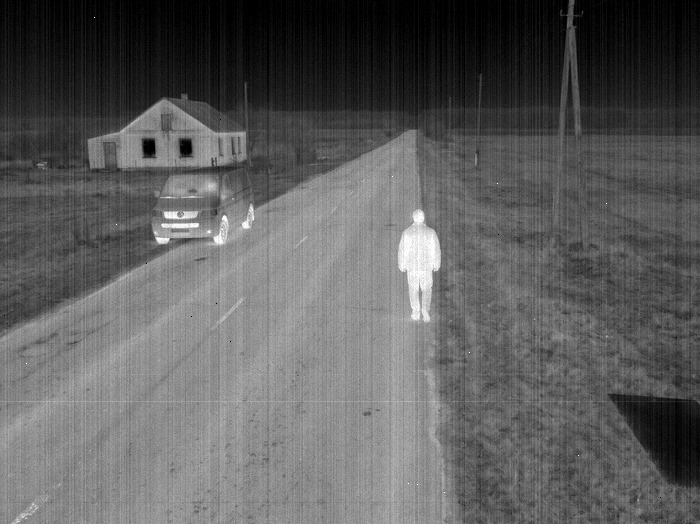
#> input picture lesson12/gen/p14_raw.jpg, 700 x 524 px
$ python p44_bridge.py ../lesson12/gen/p14_raw.jpg ../lesson12/gen/p11_smear.jpg
#> lines starting #> are read from the running program, lines starting #| are printed output that depends on the picture
"""Slide 44 (bridge to lesson 12): f·ω·Δt chart for the left card, active-vs-passive illustration for the right card.

Usage: p44_bridge.py <illustration.png> <out_dir>
The illustration is a Gemini render without text (prompts in versions/); this script crops it, matches its
background to the card fill and adds the Ukrainian labels. Both outputs are 3.17:1 to fit the free area of a card.
"""
import os
import sys

import matplotlib
matplotlib.use("Agg")
import matplotlib.pyplot as plt
import numpy as np
from PIL import Image, ImageDraw, ImageFont

ill_path, out_dir = sys.argv[1], sys.argv[2]
plt.rcParams["font.family"] = "Segoe UI"

CARD = (30, 33, 36)  # card fill on the slide, #1e2124
CARD_HEX = "#1e2124"
FG = "#e8e8e8"
MUTED = "#8a8d93"
TEAL = "#2ec4b6"
ORANGE = "#f07a1e"
F_LWIR = 320 / np.tan(np.radians(22.5))  # 640 px, HFOV 45° (sim12.py): ≈ 773 px

# ---- left card: shift in px = f · ω · Δt ----
fig, ax = plt.subplots(figsize=(6.33, 2.0), facecolor=CARD_HEX)
fig.subplots_adjust(left=0.09, right=0.84, top=0.85, bottom=0.25)
ax.set_facecolor(CARD_HEX)
dt = np.linspace(0, 40, 200)  # ms
for w, col in [(10, "#7fd8cf"), (30, TEAL), (90, "#1b8f86")]:
    px = F_LWIR * np.radians(w) * dt / 1000
    ax.plot(dt, px, color=col, lw=2)
    # label at the right edge, or where the line leaves the top
    if px[-1] <= 20:
        ax.text(40.8, px[-1], f"{w} °/с", color=col, fontsize=11, va="center")
    else:
        x_top = 20 / (F_LWIR * np.radians(w) / 1000)
        ax.text(x_top + 0.6, 19.2, f"{w} °/с", color=col, fontsize=11, va="top")
ax.axhline(1, color=ORANGE, lw=1.2, ls="--")
ax.text(40.8, 1, "1 px", color=ORANGE, fontsize=11, va="center")
p = F_LWIR * np.radians(30) * 0.010
ax.plot([10], [p], "o", color="white", ms=6, zorder=5)
ax.annotate(f"30 °/с × 10 мс ≈ {p:.0f} px", (10, p), (14.5, 10.5), color=FG, fontsize=11,
            arrowprops=dict(arrowstyle="-", color=FG, lw=1))
ax.set_xlim(0, 40)
ax.set_ylim(0, 20)
ax.set_xlabel("розсинхрон Δt, мс", color=MUTED, fontsize=11, labelpad=2)
ax.set_ylabel("зсув, px", color=MUTED, fontsize=11)
ax.set_title(f"зсув = f · ω · Δt,   f ≈ {F_LWIR:.0f} px (LWIR 640 px, HFOV 45°)",
             color=FG, fontsize=11.5, loc="left", pad=8)
ax.tick_params(colors=MUTED, labelsize=10)
for side in ("top", "right"):
    ax.spines[side].set_visible(False)
for side in ("left", "bottom"):
    ax.spines[side].set_color(MUTED)
fig.savefig(os.path.join(out_dir, "p44_fwdt.png"), dpi=330, facecolor=CARD_HEX)
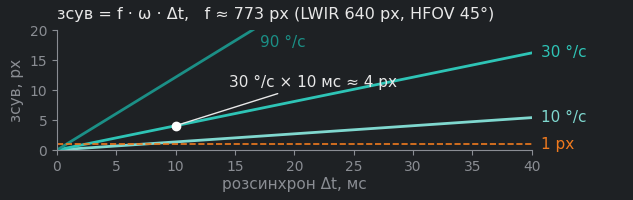
#> figure drawn by matplotlib, 1 panel; curve peaks at x = 40, y = 5.39; curve peaks at x = 40, y = 16.18; curve peaks at x = 40, y = 48.54
plt.close(fig)

# ---- right card: illustration with labels ----
im = Image.open(ill_path).convert("RGB")
W, H = im.size
#> W = 700; H = 524
im = im.crop((0, round(0.186 * H), W, round(0.186 * H) + round(W / 3.17)))
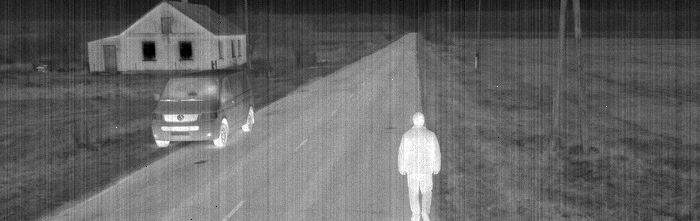
#> im: PIL image 700x221 RGB; min 0, max 255, mean 99.7
a = np.asarray(im).astype(float)
bg = np.median(np.concatenate([a[:20, :20].reshape(-1, 3), a[:20, -20:].reshape(-1, 3)]), axis=0)
#> bg = [40, 40, 40]
a += np.array(CARD) - bg  # match the Gemini background to the card fill
# fade the borders to the exact card colour so no rectangle edge shows on the slide
h, w = a.shape[:2]
#> h = 221; w = 700
r = 60
yy = np.minimum(np.arange(h), np.arange(h)[::-1])[:, None]
xx = np.minimum(np.arange(w), np.arange(w)[::-1])[None, :]
m = np.clip(np.minimum(yy, xx) / r, 0, 1)[..., None]
a = m * a + (1 - m) * np.array(CARD)
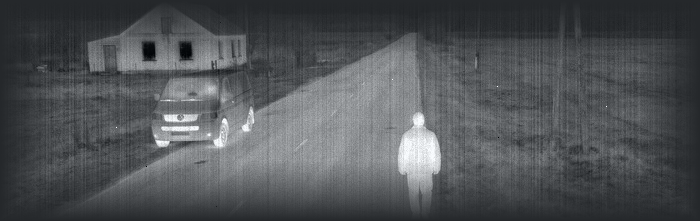
#> a: shape (221, 700, 3) float64; mean R, G, B 74.2, 77.2, 80.2; drawn with min black and max white
im = Image.fromarray(a.clip(0, 255).astype(np.uint8))

d = ImageDraw.Draw(im)
font = ImageFont.truetype(r"C:\Windows\Fonts\segoeui.ttf", 92)
bold = ImageFont.truetype(r"C:\Windows\Fonts\segoeuib.ttf", 92)
y = im.size[1] - 45
#> y = 176
for cx, col, head, rest in [(w * 0.25, TEAL, "Активні: ", "світять і ловлять відбиття"),
                            (w * 0.75, ORANGE, "Пасивний: ", "лише приймає тепло")]:
    tw = d.textlength(head, font=bold) + d.textlength(rest, font=font)
    x = cx - tw / 2
    d.text((x, y), head, font=bold, fill=col, anchor="ls")
    d.text((x + d.textlength(head, font=bold), y), rest, font=font, fill=(232, 232, 232), anchor="ls")
#> this loop made 2 passes
#> (tw, x) on passes 1 to 2: (1706.2, -678.1), (1547.9, -249)
im.save(os.path.join(out_dir, "p44_active_passive.jpg"), quality=93)
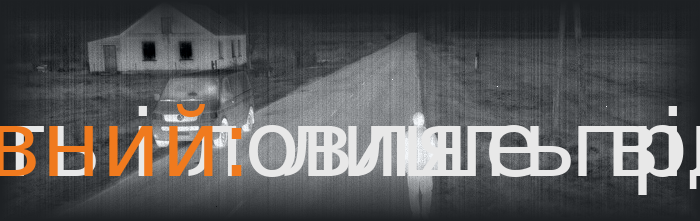
#> saved as p44_active_passive.jpg: PIL image 700x221 RGB; mean R, G, B 90.3, 89.3, 89.2
print("ok", im.size)
#| ok (700, 221)

$ run again, on lesson12/gen/p16_agc.jpg
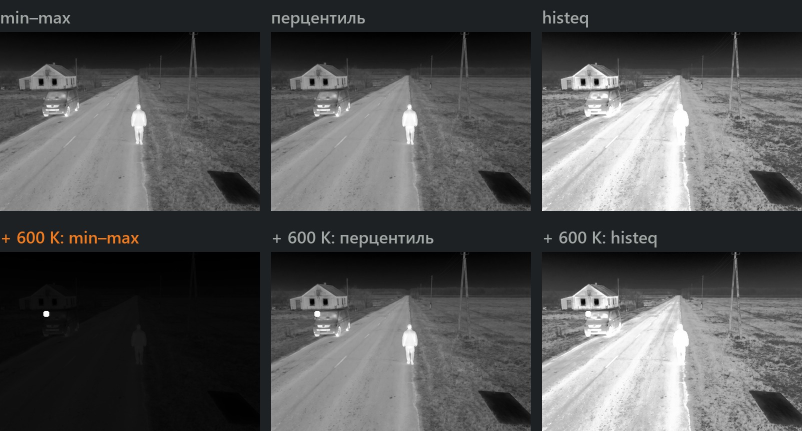
#> input picture lesson12/gen/p16_agc.jpg, 1604 x 862 px (shown at 1/2 size)
#> im is the input picture: PIL image 1604x862 RGB; mean R, G, B 82.8, 83.4, 83.8
#> `im = im.crop((0, round(0.186 * H), W, round(0.186 * H) + round(W / 3.1..`:
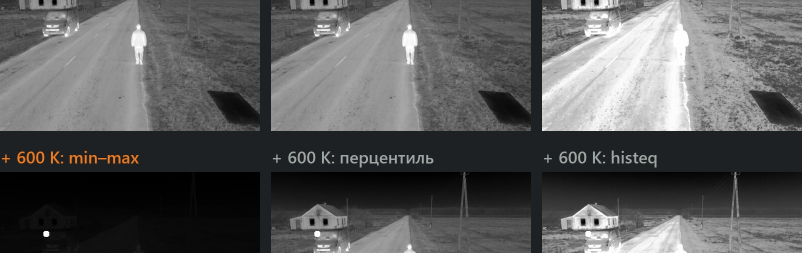
#> im: PIL image 1604x506 RGB (shown at 1/2 size); mean R, G, B 90.6, 91.1, 91.4
#> bg = [101, 101, 101]
#> the loop `for cx, col, head, rest in [(w * 0.25, TEAL, "Активні: ", "світять і л..` made 2 passes
#> (tw, x) on passes 1 to 2: (1706.2, -452.1), (1547.9, 429)
#> `im.save(os.path.join(out_dir, "p44_active_passive.jpg"), quality=93)`:
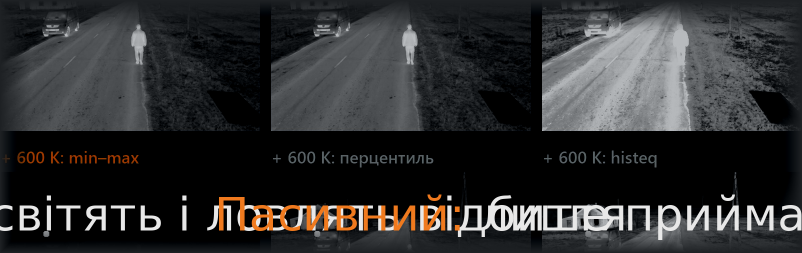
#> saved as p44_active_passive.jpg: PIL image 1604x506 RGB (shown at 1/2 size); mean R, G, B 46.9, 47.2, 47.8
#| ok (1604, 506)

$ run again, on lesson12/gen/p18_nuc.jpg
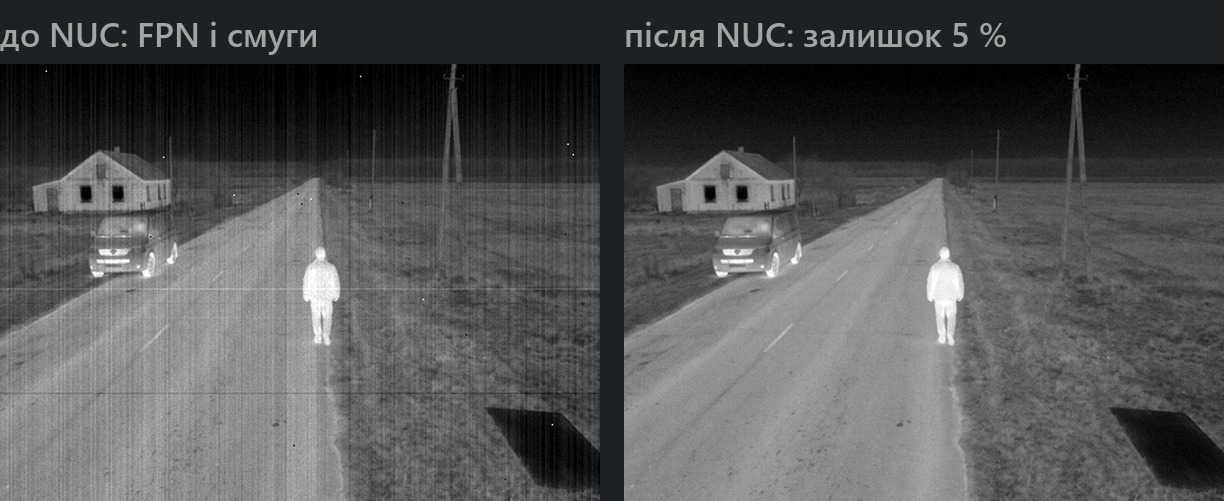
#> input picture lesson12/gen/p18_nuc.jpg, 1224 x 501 px
#> im is the input picture: PIL image 1224x501 RGB; mean R, G, B 82, 82.6, 83
#> `im = im.crop((0, round(0.186 * H), W, round(0.186 * H) + round(W / 3.1..`:
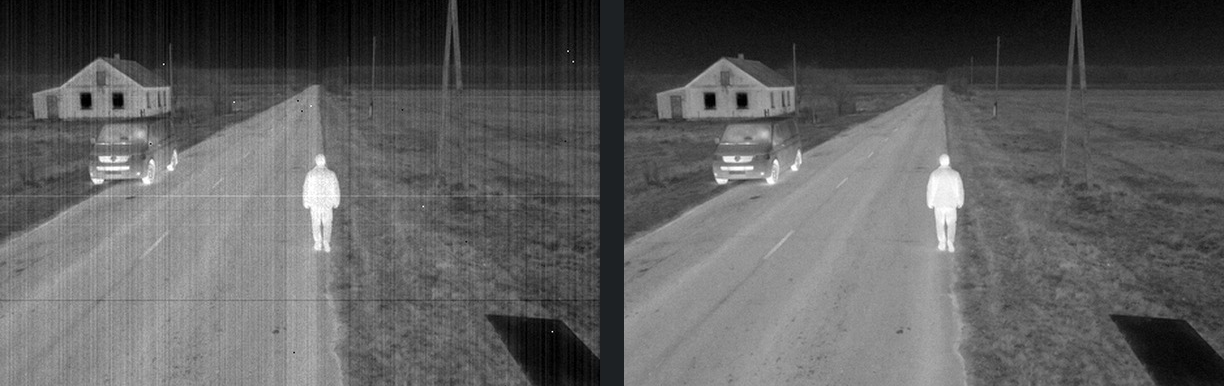
#> im: PIL image 1224x386 RGB; mean R, G, B 93.1, 93.2, 93.3
#> bg = [13, 13, 13]
#> the loop `for cx, col, head, rest in [(w * 0.25, TEAL, "Активні: ", "світять і л..` made 2 passes
#> (tw, x) on passes 1 to 2: (1706.2, -547.1), (1547.9, 144)
#> `im.save(os.path.join(out_dir, "p44_active_passive.jpg"), quality=93)`:
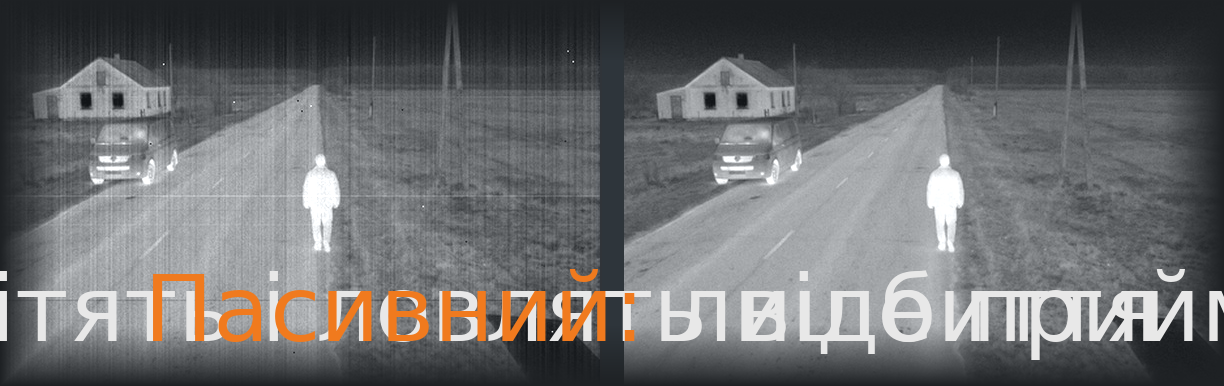
#> saved as p44_active_passive.jpg: PIL image 1224x386 RGB; mean R, G, B 106.9, 107.3, 108.3
#| ok (1224, 386)

$ run again, on lesson12/gen/p22_overlay.jpg
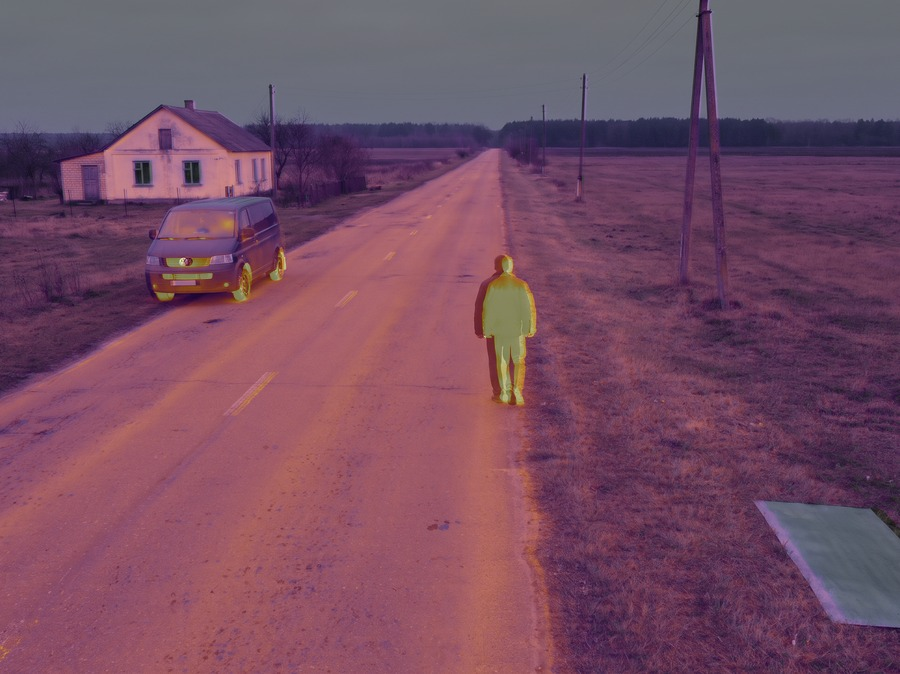
#> input picture lesson12/gen/p22_overlay.jpg, 900 x 674 px
#> im is the input picture: PIL image 900x674 RGB; mean R, G, B 118, 77.5, 98.4
#> `im = im.crop((0, round(0.186 * H), W, round(0.186 * H) + round(W / 3.1..`:
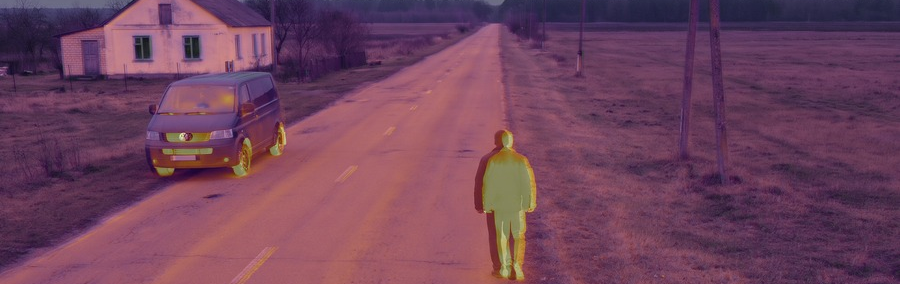
#> im: PIL image 900x284 RGB; mean R, G, B 112.3, 67.4, 92.2
#> bg = [46.5, 43, 74]
#> the loop `for cx, col, head, rest in [(w * 0.25, TEAL, "Активні: ", "світять і л..` made 2 passes
#> (tw, x) on passes 1 to 2: (1706.2, -628.1), (1547.9, -98.96)
#> `im.save(os.path.join(out_dir, "p44_active_passive.jpg"), quality=93)`:
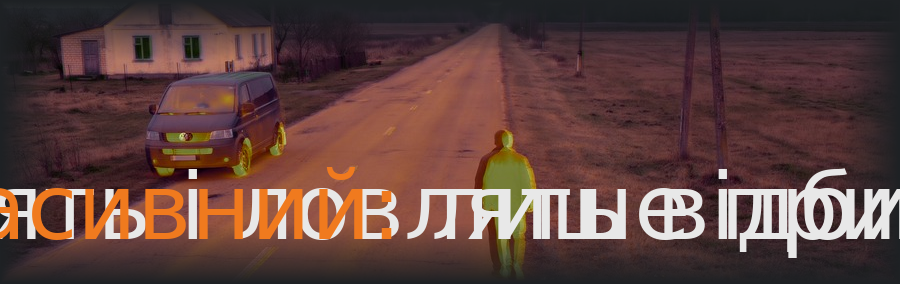
#> saved as p44_active_passive.jpg: PIL image 900x284 RGB; mean R, G, B 95.3, 66.9, 62.6
#| ok (900, 284)
